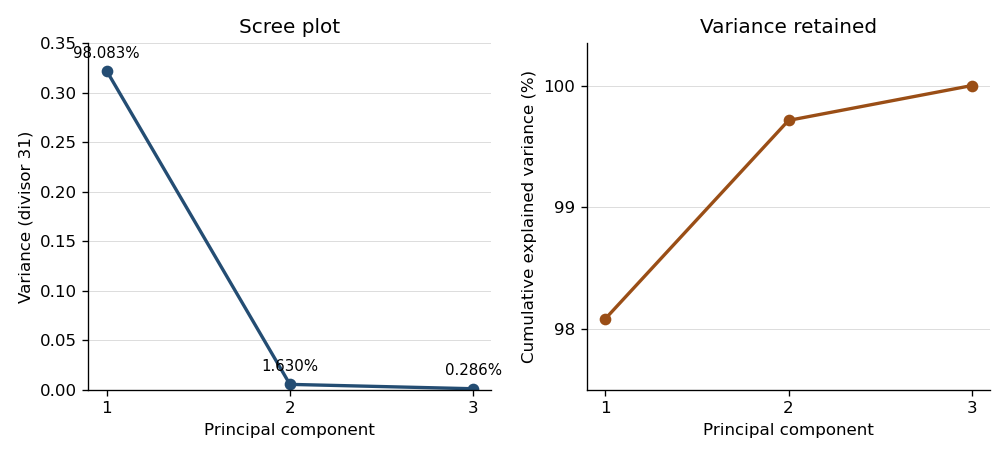

Recreate this plot in Python.
"""Derived PCA variance sketch; emit one PNG to caller CWD.

Tested with Python 3.14.4, NumPy 2.3.5 and Matplotlib 3.10.7.
Caller controls MPLCONFIGDIR; only declared root dependencies are used.
"""
import numpy as np
import matplotlib
matplotlib.use('Agg')
import matplotlib.pyplot as plt

covariance=np.array([[.05458445,.01061861,.12008415],[.01061861,.00734844,.02926209],[.12008415,.02926209,.27695632]])
eigenvalues=np.linalg.eigvalsh(covariance)[::-1]*(30/31)
fractions=eigenvalues/eigenvalues.sum()
fig,axes=plt.subplots(1,2,figsize=(8.4,3.8),dpi=120,facecolor='white')
for ax in axes:
    ax.set_facecolor('white')
    ax.set_xticks([1,2,3])
    ax.set_xlabel('Principal component')
    ax.spines[['top','right']].set_visible(False)
    ax.grid(axis='y',color='#dddddd',lw=.6)
axes[0].plot([1,2,3],eigenvalues,'o-',color='#244d73',lw=2)
axes[0].set_ylim(0,.35)
axes[0].set_ylabel('Variance (divisor 31)')
axes[0].set_title('Scree plot')
for i,(value,fraction) in enumerate(zip(eigenvalues,fractions),1):
    axes[0].annotate(f'{100*fraction:.3f}%',(i,value),xytext=(0,8),textcoords='offset points',ha='center',fontsize=9)
axes[1].plot([1,2,3],100*np.cumsum(fractions),'o-',color='#9a4e16',lw=2)
axes[1].set_ylim(97.5,100.35)
axes[1].set_ylabel('Cumulative explained variance (%)')
axes[1].set_title('Variance retained')
axes[1].set_yticks([98,99,100])
fig.tight_layout()
fig.savefig('paper-42-pca-scree.png',facecolor='white',transparent=False)
plt.close(fig)
